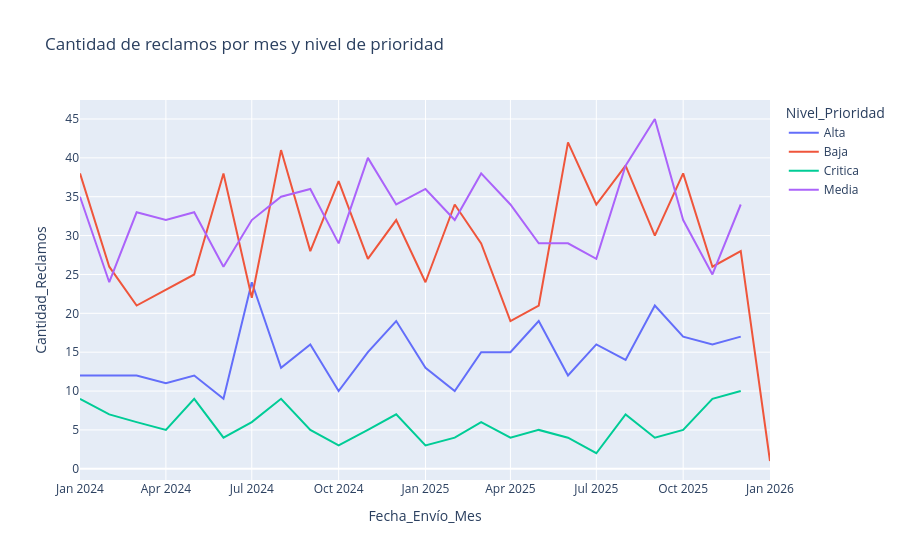

Here is the notebook cell this chart was saved with:
### Code cell
# 6. Por último, agrega la cantidad de reclamos por mes y `Nivel_Prioridad` (crea una nueva columna llamada `Fecha_Envío_Mes` usando el módulo de datetimes de pandas)
# para obtener un conteo de cantidad de reclamos según mes-nivel de prioridad,
#  y utiliza `line` para generar un gráfico de línea en donde cada `Nivel_Prioridad` tenga su propia serie. _(0.2 pts)_
df_tickets["Fecha_Envío_Mes"] = pd.to_datetime(df_tickets["Fecha_Envío"]).dt.to_period("M").dt.to_timestamp()

conteo_mensual = df_tickets.groupby(["Fecha_Envío_Mes", "Nivel_Prioridad"]).size().reset_index(name="Cantidad_Reclamos")

fig_line = px.line(
    conteo_mensual,
    x="Fecha_Envío_Mes",
    y="Cantidad_Reclamos",
    color="Nivel_Prioridad",
    title="Cantidad de reclamos por mes y nivel de prioridad",
)
fig_line.show()

### Figure 1 — Plotly figure (JSON) as saved in the notebook; plotly's stock layout.template omitted (floating-point values rounded to 4 significant figures)
{"data": [{"hovertemplate": "Nivel_Prioridad=Alta<br>Fecha_Envío_Mes=%{x}<br>Cantidad_Reclamos=%{y}<extra></extra>", "legendgroup": "Alta", "line": {"color": "#636efa", "dash": "solid"}, "marker": {"symbol": "circle"}, "mode": "lines", "name": "Alta", "orientation": "v", "showlegend": true, "type": "scatter", "x": ["2024-01-01T00:00:00", "2024-02-01T00:00:00", "2024-03-01T00:00:00", "2024-04-01T00:00:00", "2024-05-01T00:00:00", "2024-06-01T00:00:00", "2024-07-01T00:00:00", "2024-08-01T00:00:00", "2024-09-01T00:00:00", "2024-10-01T00:00:00", "2024-11-01T00:00:00", "2024-12-01T00:00:00", "2025-01-01T00:00:00", "2025-02-01T00:00:00", "2025-03-01T00:00:00", "2025-04-01T00:00:00", "2025-05-01T00:00:00", "2025-06-01T00:00:00", "2025-07-01T00:00:00", "2025-08-01T00:00:00", "2025-09-01T00:00:00", "2025-10-01T00:00:00", "2025-11-01T00:00:00", "2025-12-01T00:00:00"], "xaxis": "x", "y": [12, 12, 12, 11, 12, 9, 24, 13, 16, 10, 15, 19, 13, 10, 15, 15, 19, 12, 16, 14, 21, 17, 16, 17], "yaxis": "y"}, {"hovertemplate": "Nivel_Prioridad=Baja<br>Fecha_Envío_Mes=%{x}<br>Cantidad_Reclamos=%{y}<extra></extra>", "legendgroup": "Baja", "line": {"color": "#EF553B", "dash": "solid"}, "marker": {"symbol": "circle"}, "mode": "lines", "name": "Baja", "orientation": "v", "showlegend": true, "type": "scatter", "x": ["2024-01-01T00:00:00", "2024-02-01T00:00:00", "2024-03-01T00:00:00", "2024-04-01T00:00:00", "2024-05-01T00:00:00", "2024-06-01T00:00:00", "2024-07-01T00:00:00", "2024-08-01T00:00:00", "2024-09-01T00:00:00", "2024-10-01T00:00:00", "2024-11-01T00:00:00", "2024-12-01T00:00:00", "2025-01-01T00:00:00", "2025-02-01T00:00:00", "2025-03-01T00:00:00", "2025-04-01T00:00:00", "2025-05-01T00:00:00", "2025-06-01T00:00:00", "2025-07-01T00:00:00", "2025-08-01T00:00:00", "2025-09-01T00:00:00", "2025-10-01T00:00:00", "2025-11-01T00:00:00", "2025-12-01T00:00:00", "2026-01-01T00:00:00"], "xaxis": "x", "y": [38, 26, 21, 23, 25, 38, 22, 41, 28, 37, 27, 32, 24, 34, 29, 19, 21, 42, 34, 39, 30, 38, 26, 28, 1], "yaxis": "y"}, {"hovertemplate": "Nivel_Prioridad=Critica<br>Fecha_Envío_Mes=%{x}<br>Cantidad_Reclamos=%{y}<extra></extra>", "legendgroup": "Critica", "line": {"color": "#00cc96", "dash": "solid"}, "marker": {"symbol": "circle"}, "mode": "lines", "name": "Critica", "orientation": "v", "showlegend": true, "type": "scatter", "x": ["2024-01-01T00:00:00", "2024-02-01T00:00:00", "2024-03-01T00:00:00", "2024-04-01T00:00:00", "2024-05-01T00:00:00", "2024-06-01T00:00:00", "2024-07-01T00:00:00", "2024-08-01T00:00:00", "2024-09-01T00:00:00", "2024-10-01T00:00:00", "2024-11-01T00:00:00", "2024-12-01T00:00:00", "2025-01-01T00:00:00", "2025-02-01T00:00:00", "2025-03-01T00:00:00", "2025-04-01T00:00:00", "2025-05-01T00:00:00", "2025-06-01T00:00:00", "2025-07-01T00:00:00", "2025-08-01T00:00:00", "2025-09-01T00:00:00", "2025-10-01T00:00:00", "2025-11-01T00:00:00", "2025-12-01T00:00:00"], "xaxis": "x", "y": [9, 7, 6, 5, 9, 4, 6, 9, 5, 3, 5, 7, 3, 4, 6, 4, 5, 4, 2, 7, 4, 5, 9, 10], "yaxis": "y"}, {"hovertemplate": "Nivel_Prioridad=Media<br>Fecha_Envío_Mes=%{x}<br>Cantidad_Reclamos=%{y}<extra></extra>", "legendgroup": "Media", "line": {"color": "#ab63fa", "dash": "solid"}, "marker": {"symbol": "circle"}, "mode": "lines", "name": "Media", "orientation": "v", "showlegend": true, "type": "scatter", "x": ["2024-01-01T00:00:00", "2024-02-01T00:00:00", "2024-03-01T00:00:00", "2024-04-01T00:00:00", "2024-05-01T00:00:00", "2024-06-01T00:00:00", "2024-07-01T00:00:00", "2024-08-01T00:00:00", "2024-09-01T00:00:00", "2024-10-01T00:00:00", "2024-11-01T00:00:00", "2024-12-01T00:00:00", "2025-01-01T00:00:00", "2025-02-01T00:00:00", "2025-03-01T00:00:00", "2025-04-01T00:00:00", "2025-05-01T00:00:00", "2025-06-01T00:00:00", "2025-07-01T00:00:00", "2025-08-01T00:00:00", "2025-09-01T00:00:00", "2025-10-01T00:00:00", "2025-11-01T00:00:00", "2025-12-01T00:00:00"], "xaxis": "x", "y": [35, 24, 33, 32, 33, 26, 32, 35, 36, 29, 40, 34, 36, 32, 38, 34, 29, 29, 27, 39, 45, 32, 25, 34], "yaxis": "y"}], "layout": {"legend": {"title": {"text": "Nivel_Prioridad"}, "tracegroupgap": 0}, "title": {"text": "Cantidad de reclamos por mes y nivel de prioridad"}, "xaxis": {"anchor": "y", "domain": [0, 1], "title": {"text": "Fecha_Envío_Mes"}}, "yaxis": {"anchor": "x", "domain": [0, 1], "title": {"text": "Cantidad_Reclamos"}}}}
